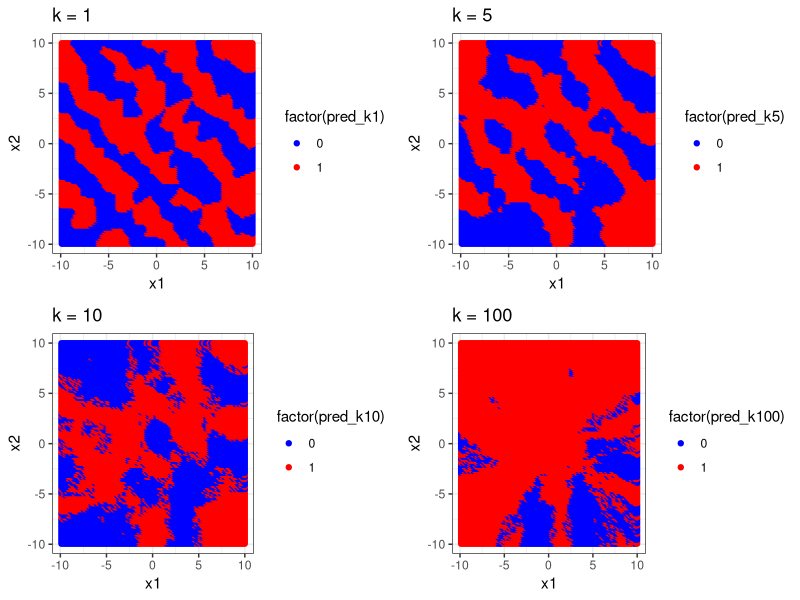

Here is the R script that generated this plot:
n <- 250
x1 <- runif(n, -10, 10)
x2 <- runif(n, -10, 10)
y <- as.numeric(sin(x1 + x2) < 0)
data <- data.frame(x1, x2, y)


x1_range <- seq(min(x1), max(x1), length.out = 100)
x2_range <- seq(min(x2), max(x2), length.out = 100)
grid <- expand.grid(x1 = x1_range, x2 = x2_range)


library(class)
k_values <- c(1, 5, 10, 100)
pred_list <- lapply(k_values, function(k) {
  knn(train = data[, c("x1", "x2")], test = grid, cl = data$y, k = k)
})
names(pred_list) <- paste0("k", k_values)

library(ggplot2)
grid$pred_k1 <- pred_list[["k1"]]
grid$pred_k5 <- pred_list[["k5"]]
grid$pred_k10 <- pred_list[["k10"]]
grid$pred_k100 <- pred_list[["k100"]]
p1 <- ggplot(grid, aes(x = x1, y = x2, color = factor(pred_k1))) +
  geom_point() +
  scale_color_manual(values = c("blue", "red")) +
  theme_bw() +
  ggtitle("k = 1")
p2 <- ggplot(grid, aes(x = x1, y = x2, color = factor(pred_k5))) +
  geom_point() +
  scale_color_manual(values = c("blue", "red")) +
  theme_bw() +
  ggtitle("k = 5")
p3 <- ggplot(grid, aes(x = x1, y = x2, color = factor(pred_k10))) +
  geom_point() +
  scale_color_manual(values = c("blue", "red")) +
  theme_bw() +
  ggtitle("k = 10")
p4 <- ggplot(grid, aes(x = x1, y = x2, color = factor(pred_k100))) +
  geom_point() +
  scale_color_manual(values = c("blue", "red")) +
  theme_bw() +
  ggtitle("k = 100")
library(gridExtra)
grid.arrange(p1, p2, p3, p4, ncol = 2)


